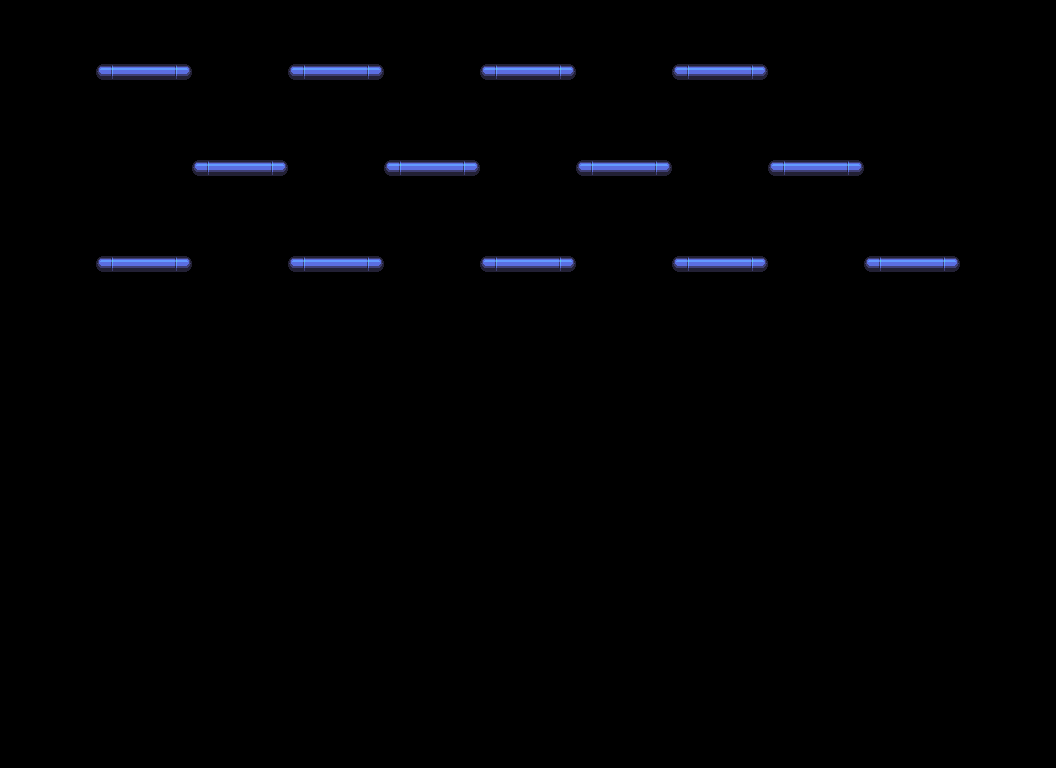

The image is a tile-based game level rendered from a .tmx file. Its description and source (layers, tilesets, objects; grid data summarised) follow:
An orthogonal 11x48 tile map with 96x16 px tiles, 1 tile layer (块层 1).

<map version="1.0" orientation="orthogonal" renderorder="right-down" width="11" height="48" tilewidth="96" tileheight="16" nextobjectid="1">
 <tileset firstgid="1" source="MasterSheetTest.tsx" />
 <layer name="块层 1" width="11" height="48">
  <data>[528 cells, 13 non-empty, 1 distinct tile ids]</data>
 </layer>
</map>
